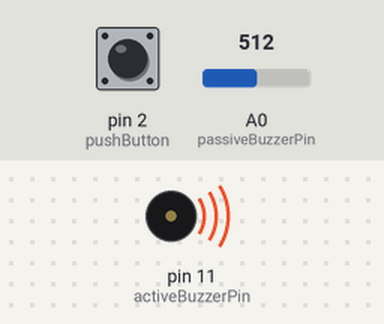
Recording of a sketch running on a simulated Arduino Uno, built with avr-gcc and run on an emulated ATmega328P. Shown: buzzer (waves = sounding). The test bench sets the inputs (shaded band); at power-on: pin 2 (pushButton) HIGH, A0 (passiveBuzzerPin) = 512. What the sketch prints to the serial monitor is not drawn.

Above: at 1.2 s.
1.3 s: pin 2 (pushButton) pulled LOW for 0.15 s
At 2.5 s:
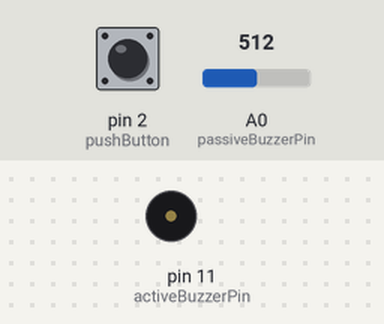
2.9 s: A0 (passiveBuzzerPin) set to 0
5.9 s: A0 (passiveBuzzerPin) set to 8
8.9 s: A0 (passiveBuzzerPin) set to 11
Timing chart, 0 to 11.4 s (numbered marks = the images above; inputs shaded):
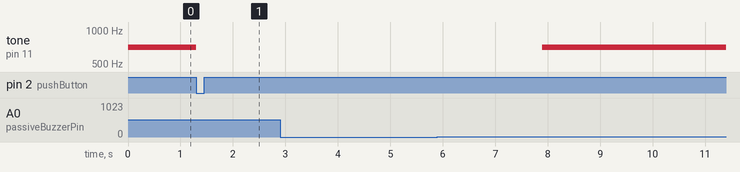

The sketch:

knock_detector_buzzer.ino
```cpp
const int passiveBuzzerPin = A0;
const int activeBuzzerPin = 11;
const int pushButton = 2;

int passiveBuzzerValue = 0;
int activeBuzzerTone = 700;
int buttonState = 0;
int threshold = 10;
int lastPassiveBuzzerValue = 0;
unsigned long currentTime = 0;
unsigned long lastTime = 0;
const int timeInterval = 5000;

void setup() {
  // put your setup code here, to run once:
  pinMode(passiveBuzzerPin , INPUT);
  pinMode(activeBuzzerPin , OUTPUT);
  pinMode(pushButton , INPUT_PULLUP);

  Serial.begin(9600);
}

void loop() {

  passiveBuzzerValue = analogRead(passiveBuzzerPin); //read the value of the knock(if it exists)

  currentTime=millis(); //we measure the time

  if(passiveBuzzerValue >= threshold) {
    lastPassiveBuzzerValue = passiveBuzzerValue; //we have detected a knock and we keep the value of the knock and the time when it has produced
    lastTime = millis();
    Serial.println(passiveBuzzerValue);
    }

  if(currentTime - lastTime >= timeInterval) {//if 5 seconds passed

     if(lastPassiveBuzzerValue != 0){ //and if we detected a real knock -- with a value bigger than threshold

        tone(activeBuzzerPin , activeBuzzerTone); //the active buzzer starts singing
        lastTime = currentTime;
     }

  }
  buttonState = digitalRead(pushButton);
  if(buttonState==0){ //we pressed the button so the buzzer should stop singing

    noTone(activeBuzzerPin);
    lastPassiveBuzzerValue = 0;
  }
}
```

Measured:
- after the input at 1.3 s, tone on pin 11 (activeBuzzerPin): 700 Hz → silent at once
- after the input at 2.9 s, every drawn part: stays the same
- after the input at 8.9 s, every drawn part: stays the same
